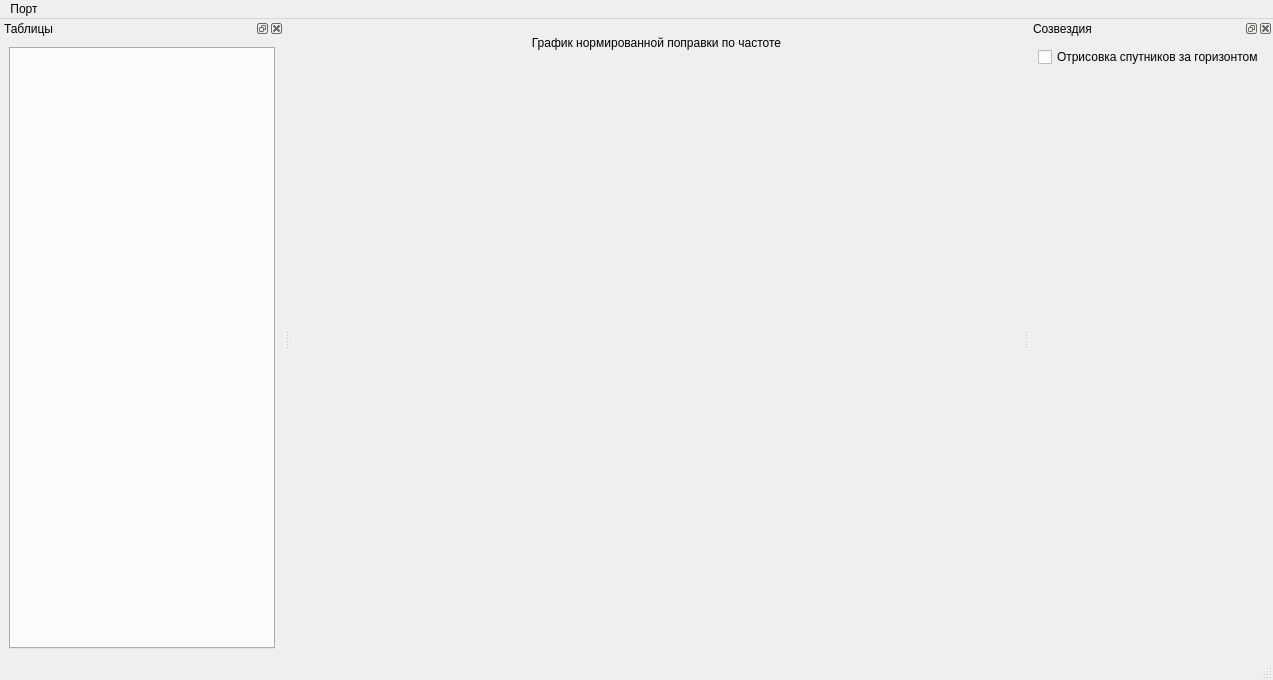
<?xml version="1.0" encoding="UTF-8"?>
<ui version="4.0">
 <class>MainWindow</class>
 <widget class="QMainWindow" name="MainWindow">
  <property name="geometry">
   <rect>
    <x>0</x>
    <y>0</y>
    <width>1273</width>
    <height>680</height>
   </rect>
  </property>
  <property name="windowTitle">
   <string>BinaryT</string>
  </property>
  <property name="layoutDirection">
   <enum>Qt::LeftToRight</enum>
  </property>
  <widget class="QWidget" name="centralwidget">
   <layout class="QVBoxLayout" name="verticalLayout">
    <item>
     <layout class="QVBoxLayout" name="verticalLayout_4">
      <item>
       <widget class="QLabel" name="label">
        <property name="maximumSize">
         <size>
          <width>16777215</width>
          <height>30</height>
         </size>
        </property>
        <property name="text">
         <string>График нормированной поправки по частоте</string>
        </property>
        <property name="alignment">
         <set>Qt::AlignCenter</set>
        </property>
       </widget>
      </item>
      <item>
       <widget class="frequencycorrection" name="widget_freqcorr" native="true"/>
      </item>
     </layout>
    </item>
   </layout>
  </widget>
  <widget class="QMenuBar" name="menubar">
   <property name="geometry">
    <rect>
     <x>0</x>
     <y>0</y>
     <width>1273</width>
     <height>32</height>
    </rect>
   </property>
   <widget class="QMenu" name="menu">
    <property name="title">
     <string>Порт</string>
    </property>
    <addaction name="action_openPort"/>
   </widget>
   <addaction name="menu"/>
  </widget>
  <widget class="QStatusBar" name="statusbar"/>
  <widget class="QDockWidget" name="dockWidget_tables">
   <property name="windowTitle">
    <string>Таблицы</string>
   </property>
   <attribute name="dockWidgetArea">
    <number>1</number>
   </attribute>
   <widget class="QWidget" name="dockWidgetContents">
    <property name="minimumSize">
     <size>
      <width>284</width>
      <height>0</height>
     </size>
    </property>
    <layout class="QVBoxLayout" name="verticalLayout_2">
     <item>
      <widget class="QTabWidget" name="tabWidget_tables"/>
     </item>
    </layout>
   </widget>
  </widget>
  <widget class="QDockWidget" name="dockWidget_SatState">
   <property name="windowTitle">
    <string>Созвездия</string>
   </property>
   <attribute name="dockWidgetArea">
    <number>2</number>
   </attribute>
   <widget class="QWidget" name="dockWidgetContents_2">
    <layout class="QVBoxLayout" name="verticalLayout_3">
     <item>
      <widget class="QCheckBox" name="checkBox">
       <property name="text">
        <string>Отрисовка спутников за горизонтом</string>
       </property>
      </widget>
     </item>
     <item>
      <widget class="SatStateLabel" name="widget_gpsConstellation" native="true"/>
     </item>
     <item>
      <widget class="SatStateLabel" name="widget_glonassConstellation" native="true"/>
     </item>
    </layout>
   </widget>
  </widget>
  <action name="action_openPort">
   <property name="text">
    <string>Открыть...</string>
   </property>
  </action>
 </widget>
 <customwidgets>
  <customwidget>
   <class>SatStateLabel</class>
   <extends>QWidget</extends>
   <header>satstatelabel.h</header>
   <container>1</container>
  </customwidget>
  <customwidget>
   <class>frequencycorrection</class>
   <extends>QWidget</extends>
   <header>frequencycorrectionplot.h</header>
   <container>1</container>
  </customwidget>
 </customwidgets>
 <resources/>
 <connections/>
</ui>
